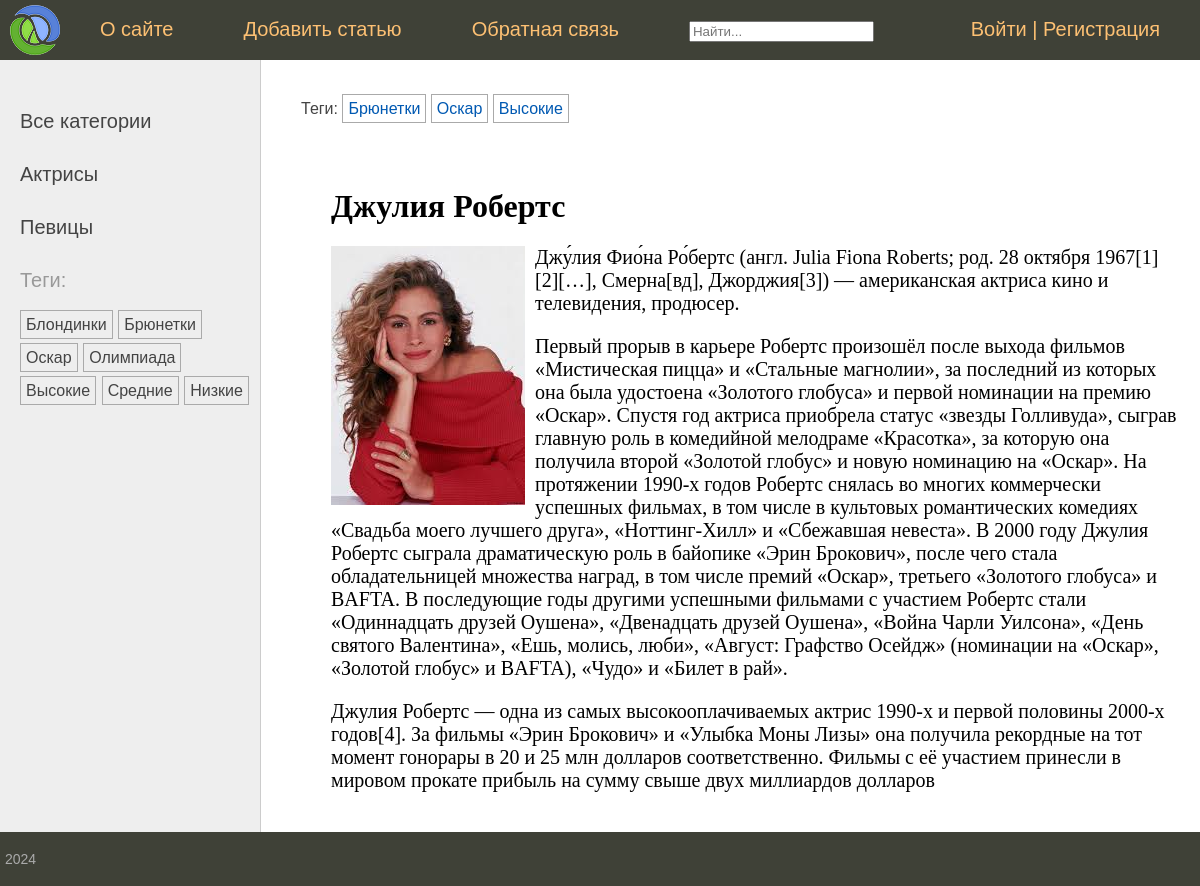
Page /post/dzhuliya-roberts/ on the committed database.
### women/models.py (models this page shows, shortened)
class Category(models.Model):
    name = models.CharField(max_length=100, db_index=True, verbose_name="Категория")
    slug = models.SlugField(max_length=255, unique=True, db_index=True)
    class Meta:
        verbose_name = 'Категория'
        verbose_name_plural = 'Категории'
    def get_absolute_url(self):
        return reverse('category', kwargs={'cat_slug': self.slug})

class TagPost(models.Model):
    tag = models.CharField(max_length=100, db_index=True)
    slug = models.SlugField(max_length=255, unique=True, db_index=True)
    class Meta:
        verbose_name = 'Тэг'
        verbose_name_plural = 'Тэги'
    def get_absolute_url(self):
        return reverse_lazy('tag', kwargs={'tag_slug': self.slug})

class Women(models.Model):
    class Status(models.IntegerChoices):
        DRAFT = 0, 'Черновик'
        PUBLISHED = 1, 'Опубликовано'
    title = models.CharField(max_length=255, verbose_name='Заголовок')
    slug = models.SlugField(max_length=255, db_index=True, unique=True)
    content = models.TextField(blank=True, verbose_name='Текст статьи')
    photo = models.ImageField(upload_to="photos/%Y/%m/%d/", verbose_name='Фото')
    time_create = models.DateTimeField(auto_now_add=True, verbose_name='Время создания')
    time_update = models.DateTimeField(auto_now=True, verbose_name='Время обновления')
    is_published = models.BooleanField(choices=tuple(map(lambda x: (bool(x[0]), x[1]), Status.choices)),
                                       default=Status.DRAFT, verbose_name="Статус")
    cat = models.ForeignKey('Category', on_delete=models.PROTECT, related_name='posts', verbose_name='Рубрика')
    tags = models.ManyToManyField('TagPost', blank=True, related_name='tags', verbose_name='Метки')
    objects = models.Manager()
    published = PublishedModel()
    husband = models.OneToOneField('Husband', on_delete=models.SET_NULL, null=True, blank=True, related_name='wuman', verbose_name='Муж')
    author = models.ForeignKey(get_user_model(), on_delete=models.SET_NULL, related_name='posts', null=True, default=None)
    class Meta:
        verbose_name = 'Женщина'
        verbose_name_plural = 'Женщины'
        ordering = ['time_create']
        indexes = [
            models.Index(fields=['-time_create']),
        ]

### women/views.py (the view)
# urls.py: path('post/<slug:post_slug>/', ShowPost.as_view(), name='post'),
class ShowPost(DataMixin, DetailView):
    template_name = 'women/post.html'
    context_object_name = 'women'
    slug_url_kwarg = 'post_slug'
    def get_context_data(self, **kwargs):
        context = super().get_context_data(**kwargs)
        return self.get_mixin_context(context, title=context['women'].title)
    def get_object(self, queryset=None):
        return get_object_or_404(Women.published, slug=self.kwargs[self.slug_url_kwarg])

### users/context_processors.py (called while the page is built)
def get_women_context(request):
    return {'mainmenu': menu}

### women/models.py (called while the page is built)
    def get_queryset(self):
        return super().get_queryset().filter(is_published=Women.Status.PUBLISHED)

### women/templatetags/women_tags.py (called while the page is built)
@register.inclusion_tag('women/list_categories.html')
def show_categories(cat_selected=0):
    cats = Category.objects.all()
    return {'cats': cats, 'cat_selected': cat_selected}

@register.inclusion_tag('women/list_tags.html')
def show_all_tags():
    return {"tags": TagPost.objects.all()}

### women/utils.py (called while the page is built)
    def get_mixin_context(self, context, **kwargs):
        context['cat_selected'] = None
        context.update(kwargs)
        return context

### women/templates/women/post.html
{% extends 'base.html' %}
{% block breadcrumbs %}
{% with women.tags.all as tags %}
{% if tags %}
<ul class="tags-list">
    <li>Теги:</li>
    {% for t in tags %}
    <li><a href="{{t.get_absolute_url}}">{{t.tag}}</a></li>
    {% endfor %}
</ul>
{% endif %}
{% endwith %}
{% endblock %}
{% block content %}
<h1>{{women.title}}</h1>
{% if women.photo %}
<p ><img class="img-article-left" src="{{women.photo.url}}"></p>
{% endif %}
{{women.content|safe|linebreaks}}
{% endblock %}

### women/templates/women/list_categories.html
{% for cat in cats %}
{% if cat.id == cat_selected %}
<li class="selected">{{cat.name}}</li>
{% else %}
<li><a href="{{ cat.get_absolute_url }}">{{cat.name}}</a></li>
{% endif %}
{% endfor %}

### women/templates/women/list_tags.html
{% if tags %}
    Теги:</p>
    <ul class="tags-list">
        {% for t in tags %}
        <li><a href="{{t.get_absolute_url}}">{{t.tag}}</a></li>
        {% endfor %}
    </ul>
{% endif %}

### women/static/women/css/styles.css (style rules this page uses)
html, body { font-family: 'Arial'; margin: 0; padding: 0; height: 100%; width: 100%; color: #444; }
a { color: #0059b2; text-decoration: none; }
img { max-width: 600px; height: auto; }
img.img-article-left { max-width: 300px; height: auto; float: left; padding: 0 10px 10px 0; }
.left-chapters ul { width: 230px; margin: 0; padding: 20px 10px 10px 20px; list-style: none; font-size: 20px; }
.left-chapters ul li { margin: 30px 0 0 0; color: #999; }
.left-chapters ul li a { color: #444; text-decoration: none; }
ul.tags-list { width: 100%; margin: 0; padding: 0; list-style: none; }
ul.tags-list li { margin: 0; padding: 0 0 10px; display: inline-block; }
ul.tags-list li a { padding: 5px; font-size: 16px; border: 1px solid #aaa; }
.content-text h1 { font-size: 32px; }

### rows in the picture
Category: name "Актрисы"
Category: name "Певицы"
TagPost: tag "Блондинки"
TagPost: tag "Брюнетки"
TagPost: tag "Оскар"
TagPost: tag "Олимпиада"
TagPost: tag "Высокие"
TagPost: tag "Средние"
TagPost: tag "Низкие"
Women: title "Джулия Робертс", photo (picture), content "Джу́лия Фио́на Ро́бертс (англ. Julia Fiona Roberts; род. 28 октября 1967[1][2][…], Смерна[вд], Джорджия[3]) — американская актриса кино и телевидения, продюсер. Первый прорыв в карьере Робертс произошёл после выхода фильмов «Мистическая пицца» и «Стальные магнолии», за последний из которых она была удостоена «Золотого глобуса» и первой номинации на премию «Оскар». Спустя год актриса приобрела статус «звезды Голливуда», сыграв главную роль в комедийной мелодраме «Красотка», за которую она получила второй «Золотой глобус» и новую номинацию на «Оскар». На протяжении 1990-х годов Робертс снялась во многих коммерчески успешных фильмах, в том числе в культовых романтических комедиях «Свадьба…"

### other values in the picture
{{ m.title }} "О сайте" "Добавить статью" "Обратная связь"
